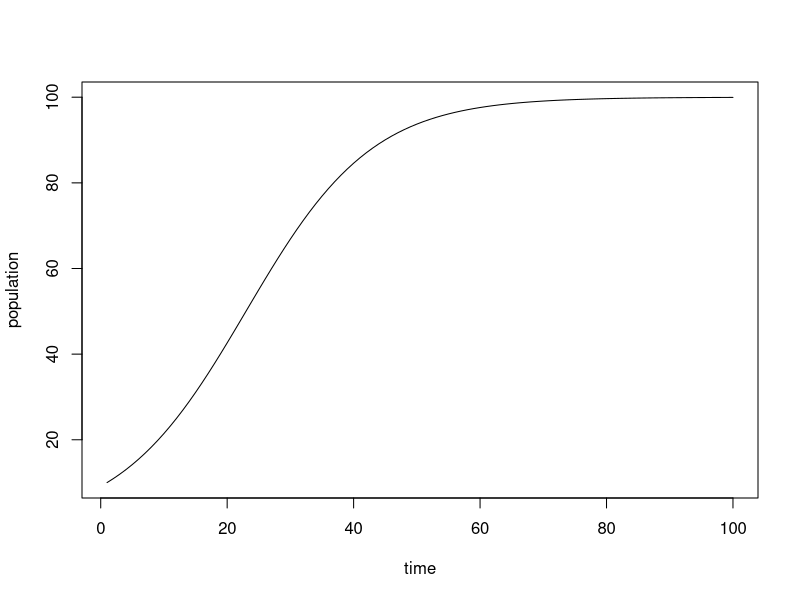
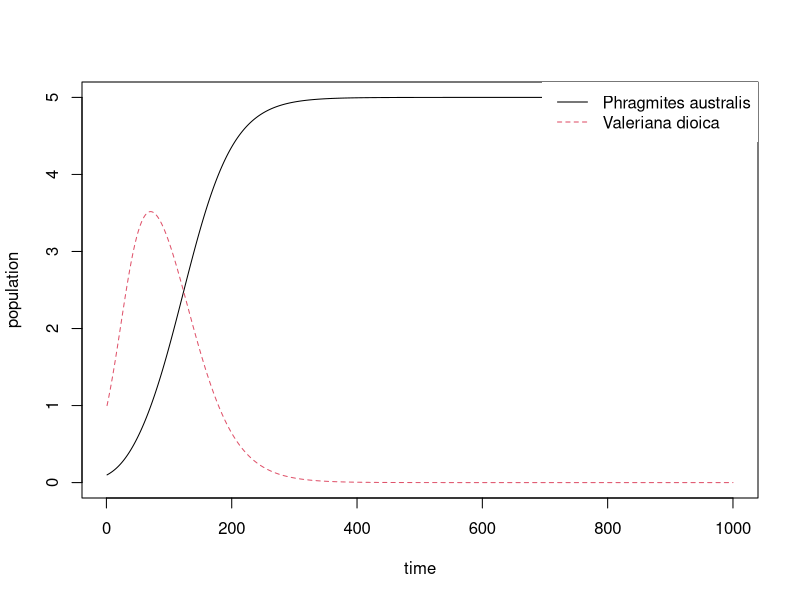
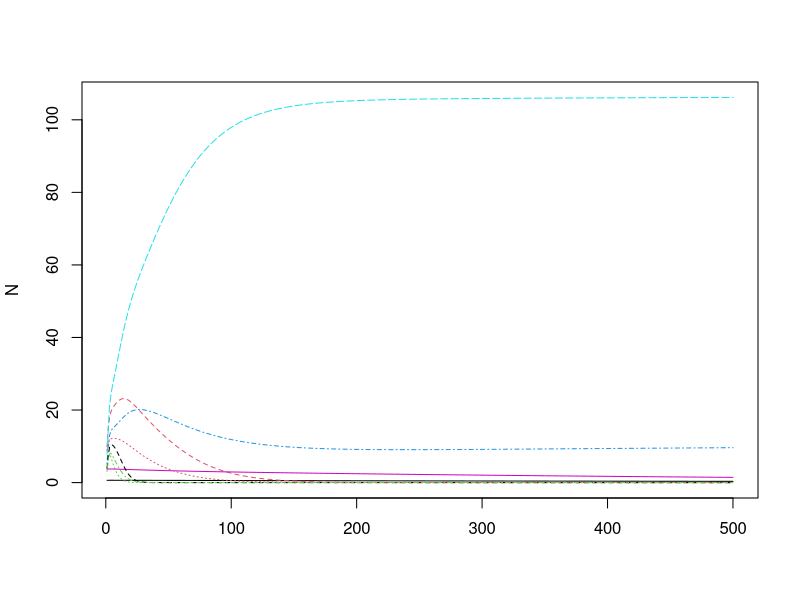

Here is the R script that generated these plots, in order:
##########################################################################################
# Lotka-Volterra model for competition system  ---------------------------------------
##########################################################################################

# Notes -------------------------------------------------------------------
# The competition variant has logistic growth! (exponential in predator-prey model)
# There are solutions for one equilibrium, multiple equilibria, no equilibria


# Library -----------------------------------------------------------------
library(deSolve)


# One species logistic -------------------------------------------------------------------
calcLogistic <- function(time, state, par)
{
  with(as.list(par), {
    dN <- r * state * (1 - state/K) ## 1/K = a11
    list(dN)
  })
}

# Two-species simulation --------------------------------------------------------------
par <- c(r = 0.1,
         K = 100)
state_init <- c(N = 10)
time = 1:100

Sim_logistic <- ode(y = state_init, times = time, func = calcLogistic, parms = par)
matplot(Sim_logistic[,-1], type = "l", xlab = "time", ylab = "population")

# Two-species model -------------------------------------------------------------------

## states N, M of two species
## dn/dt ==  r_n N * (1 - a_nn N - a_nm M)
## increment of rate r_n*N is at max for both very small intraspecific and interspecific competition
## a12 is the competition of M on N
## as states N or M grow bigger, r_n*N approaches 0

calcComp2 <- function (time, state, par)
{
  with(as.list(par), {
    dn <- r_n * state[1] * (1 - a11 * state[1] - a12 * state[2])
    dm <- r_m * state[2] * (1 - a22 * state[2] - a21 * state[1])
    list(c(dn, dm))
  })
}

# Two-species simulation --------------------------------------------------------------
par2 <- c(r_n = 0.05,
         r_m = 0.05,
         a11 = 0.2, ## interaction coefficients
         a21 = 0.3,
         a22 = 0.2,
         a12 = 0.1)
state_init <- c(0.1, 1)
time = 1:1000

Sim_2 <- ode(y = state_init, times = time, func = calcComp2, parms = par2)
matplot(Sim_2[,-1], type = "l", xlab = "time", ylab = "population")
legend("topright", c("Phragmites australis", "Valeriana dioica"), lty = c(1,2), col = c(1,2), box.lwd = 0)


# Multi-species matrix model -------------------------------------------------------------------

## For one species the model equation is:
## dn/dt ==  r_n N * (1 - (a_nn N + a_nm M))

## Same for multiple species:
## dm/dt ==  r m * (1 - (A %*% m))
## first term (r m): here, r, m are just vectorized
## second term (1 - (A %*% m)): for a two species model equivalent to
## c(A_11 m1 + A_12 m2, A_21 m1 + A_22 m2)


calcCompM <- function(t,
                      m, # A vector of species states.
                      par){
  r <- par[[1]] # Length n vector of growth rates.
  A <- par[[2]] # Full n x n matrix of interaction coefficients
  dm <- r * m * (1 - (A %*% m)) # This is logistic as well.
  return(list(c(dm)))
}

# Multi-species simulation -------------------------------------------------------------------
n_species <- 9
time <- 1:500

## Generate some random parameters.
r <- runif(n_species)*2 # Vector of growth rates.

alpha <- .01 # The mean interaction
A <- matrix(rnorm(n_species^2, alpha, alpha/10), nrow = n_species) # A full matrix of mutual competition factors.

par <- list(r, A) # Parameters list, including a matrix of alpha values.

m0 <- runif(n_species)/(n_species*alpha) # Initial state matrix.

Sim_m <- ode(m0, time, calcCompM, par)
matplot(Sim_m[,-1], type="l", ylab="N") # log='y'


# GLV ---------------------------------------------------------------------

## instead of
## dm/dt == r * m * (1 - (A %*% m))
## <=>
## dm/dt == m * (r - r*(A %*% m))


## GLV
## dm/dt == m * (r2 + A2 %*% m)
## dm/dt == m * (r2 + (a11 * m1 +  a12 * m2 ...))



# Data --------------------------------------------------------------------
## Longitudinal community data is available at
# library(dave) [Package for WILDI text book]
# data(lveg)
# data(ltim)
# ?lveg
# ?ltim


# gauseR --------------------------------------------------------------------
## Just as a note that this exists, including data:
# library(gauseR)
